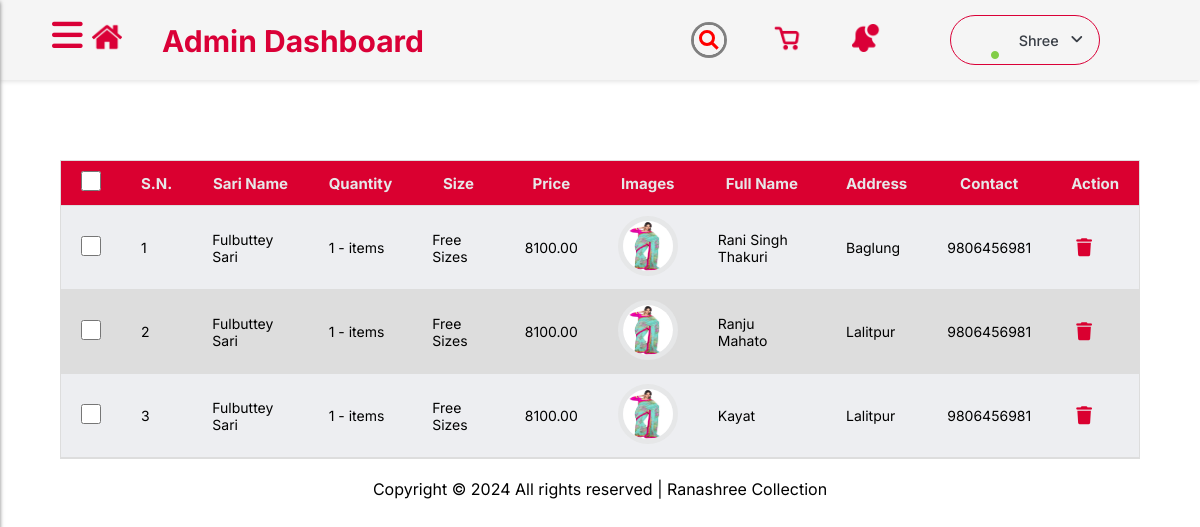
The app's page /allorders/ with its own data.
### AdminDashboard/models.py (models this page shows, shortened)
class Order(models.Model):
    sari_name = models.CharField(max_length=100)
    description = models.TextField()
    total_price = models.DecimalField(max_digits=10, decimal_places=2,default=100.002)
    size = models.CharField(max_length=50)
    image = models.ImageField(upload_to='order_images/')
    full_name = models.CharField(max_length=100)
    address = models.TextField()
    number = models.CharField(max_length=20)
    quantity = models.PositiveIntegerField(default=1)
    user = models.ForeignKey(CustomUser, on_delete=models.CASCADE)

### AdminDashboard/views.py (the view)
# urls.py: path('allorders/', views.Allorders, name='allorders'),
def Allorders(request):
    orders = Order.objects.all()
    context = {'orders': orders}
    return render(request, 'allorders.html', context)

### AdminDashboard/templates/allorders.html (shortened to what this page needs)
{% load static %}
<!DOCTYPE html>
<html lang="en">
<head>
  <link rel="stylesheet" href="https://cdnjs.cloudflare.com/ajax/libs/font-awesome/6.4.2/css/all.min.css"
 />
  <link rel="stylesheet" href="{% static 'home/dashboard.css' %}" />
  <link rel="stylesheet" href="{% static 'home/adminn.css' %}" />
</head>
<body>
  <header id="header">
    <nav class="navbar">
      <div class="header-logo">
        <div class="admin-dash">
          <h1><img src="{% static 'home/images/icons/home.png' %}" class="home" alt="home" />Admin Dashboard</h1>
        </div>
        <div class="search">
          <div class="icon"></div>
          <div class="input">
          </div>
        </div>
        <div>
          <img id="cart_icon" src={% static "home/images/icons/basket.png" %} class="basket" alt="Cart" />
        </div>
        <div>
          <img src={% static "home/images/icons/notification.png" %} class="notification" alt="Cart" />
        </div>
        <div class="profile-dropdown">
          <div onclick="toggle()" class="profile-dropdown-btn">
            <div class="profile-img" style="background-image: url('{% static "/home/images/people/per2.jpg" %}');">
              <i class="fa-solid fa-circle"></i>
            </div>
            <span> Shree</span>
            <i class="fa-solid fa-angle-down"></i>
          </div>
        </div>
      </div>
    </nav>
  </header>
  <label for="check" id="check-label">
    <i class="fas fa-bars" id="check-btn"></i>
  </label>
  <br><br><br><br><br><br><br><br>
  <div class="header_fixed">
    <table>
      <thead>
        <tr>
          <th><input type="checkbox" onclick="toggleCheckboxes(this)" style="height: 20px; width: 20px;"></th>
          <th>S.N.</th>
          <th>Sari Name</th>
          <th>Quantity</th>
          <th>Size</th>
          <th>Price</th>
          <th>Images</th>
          <th>Full Name</th>
          <th>Address</th>
          <th>Contact</th>
          <th>Action</th>
        </tr>
      </thead>
      <tbody>
        {% for order in orders %}
        <tr id="order_row_{{ order.id }}">
          <td><input type="checkbox" class="order-checkbox" onclick="toggleDeleteAllBtn()" style="height: 20px; width: 20px;"></td>
          <td>{{ forloop.counter }}</td>
          <td>{{ order.sari_name }}</td>
          <td>{{ order.quantity }} - items</td>
          <td>{{ order.size }}</td>
          <td>{{ order.total_price }}</td>
          <td><img src="{{ order.image }}" alt="{{ order.sari_name }}" class="cart-image"></td>
          <td>{{ order.full_name }}</td>
          <td>{{ order.address }}</td>
          <td>{{ order.number }}</td>
          <td>
            <a href="#" onclick="deleteOrder('{{ order.id }}')" class="action-icon"><i class="fas fa-trash"></i></a>
          </td>
        </tr>
        {% endfor %}
      </tbody>
    </table>
  </div>
  <p class="copy">
    <center>
      Copyright &copy;
      All rights reserved | Ranashree Collection
    </center>
  </p><br>
</body>
</html>

### AdminDashboard/static/home/dashboard.css (style rules this page uses)
* { margin: 0; padding: 0; font-family: 'Inter', sans-serif; scroll-behavior: smooth; box-sizing: border-box; }
table { width: 100%; border-collapse: collapse; }
.header_fixed { max-height: 100vh; width: 90%; overflow: auto; border: 1px solid #dddddd; margin-left: 5%; margin-right: 5%; }
.header_fixed thead th { position: sticky; top: 0; background-color: #DA0030; color: #e6e7e8; font-size: 15px; }
th, td { border-bottom: 1px solid #dddddd; padding: 10px 20px; font-size: 14px; }
td img { height: 60px; width: 60px; border-radius: 100%; border: 5px solid #e6e7e8; }
tr:nth-child(even) { background-color: #dddddd; }
tr:nth-child(odd) { background-color: #edeef1; }
.action-icon { color: #DA0030; margin-left: 5px; font-size: 18px; }

### AdminDashboard/static/home/adminn.css (style rules this page uses)
* { margin: 0; padding: 0; font-family: 'Inter', sans-serif; scroll-behavior: smooth; box-sizing: border-box; }
.navbar { display: flex; justify-content: flex-end; align-items: center; font-size: 20px; font-weight: 500; width: 100%; position: fixed; z-index: 100; cursor: pointer; padding: 15px 0px; background-color: whitesmoke; box-shadow: 0 2px 4px rgba(0, 0, 0, 0.1); }
.header-logo { display: flex; flex-direction: row; align-items: center; justify-content: center; gap: 70px; margin-right: 100px; }
.basket, .notification { height: 28px; width: 28px; margin-left: -20px; }
.admin-dash { margin-right: 200px; color: #DA0037; position: sticky; }
.home { height: 30px; width: 30px; margin: 0 40px; }
.search { position: relative; width: 30px; height: 30px; border-radius: 60px; transition: 0.5s; box-shadow: 0 0 0 3px gray; overflow: hidden; }
.search .icon { position: absolute; top: 0; left: 0; width: 30px; height: 30px; background-color: whitesmoke; border-radius: 60px; display: flex; justify-content: center; align-items: center; z-index: 1000; cursor: pointer; }
.search .icon::before { content: ''; position: absolute; width: 10px; height: 10px; border: 3px solid red; border-radius: 50px; transform: translate(-2px, -2px); }
.search .icon::after { content: ''; position: absolute; width: 3px; height: 9px; background: red; transform: translate(5px, 5px) rotate(315deg); }
.search .input { position: absolute; width: 100%; height: 30px; left: 0; display: flex; justify-content: center; align-items: center; overflow: hidden; transition: width 0.5s; }
label #check-btn, label #cancel { position: fixed; cursor: pointer; border-radius: 3px; }
label #check-btn { left: 50px; top: 12px; font-size: 35px; color: #DA0037; padding: 6px 2px; transition: all .5s; }
label#check-label { position: absolute; z-index: 999; }
.profile-dropdown { position: relative; width: fit-content; }
.profile-dropdown-btn { display: flex; align-items: center; justify-content: space-between; padding-right: 1rem; font-size: 0.9rem; font-weight: 500; width: 150px; border-radius: 50px; color: #393e46; cursor: pointer; border: 1px solid #DA0037; transition: box-shadow 0.2s ease-in, background-color 0.2s ease-in, border 0.3s; }
.profile-img { position: relative; width: 3rem; height: 3rem; border-radius: 50%; background-size: cover; }
.profile-img i { position: absolute; right: 0; bottom: 0.3rem; font-size: 0.5rem; color: #82cd47; }
.profile-dropdown-btn span { margin: 0 0.5rem; margin-right: 0; }
.copy { margin: 20px 0px; }

### records on screen
Order: sari_name "Fulbuttey Sari", quantity "1", size "Free Sizes", total_price "8100.00", image (picture), full_name "Rani Singh Thakuri", address "Baglung", number "9806456981"
Order: sari_name "Fulbuttey Sari", quantity "1", size "Free Sizes", total_price "8100.00", image (picture), full_name "Ranju Mahato", address "Lalitpur", number "9806456981"
Order: sari_name "Fulbuttey Sari", quantity "1", size "Free Sizes", total_price "8100.00", image (picture), full_name "Kayat", address "Lalitpur", number "9806456981"
